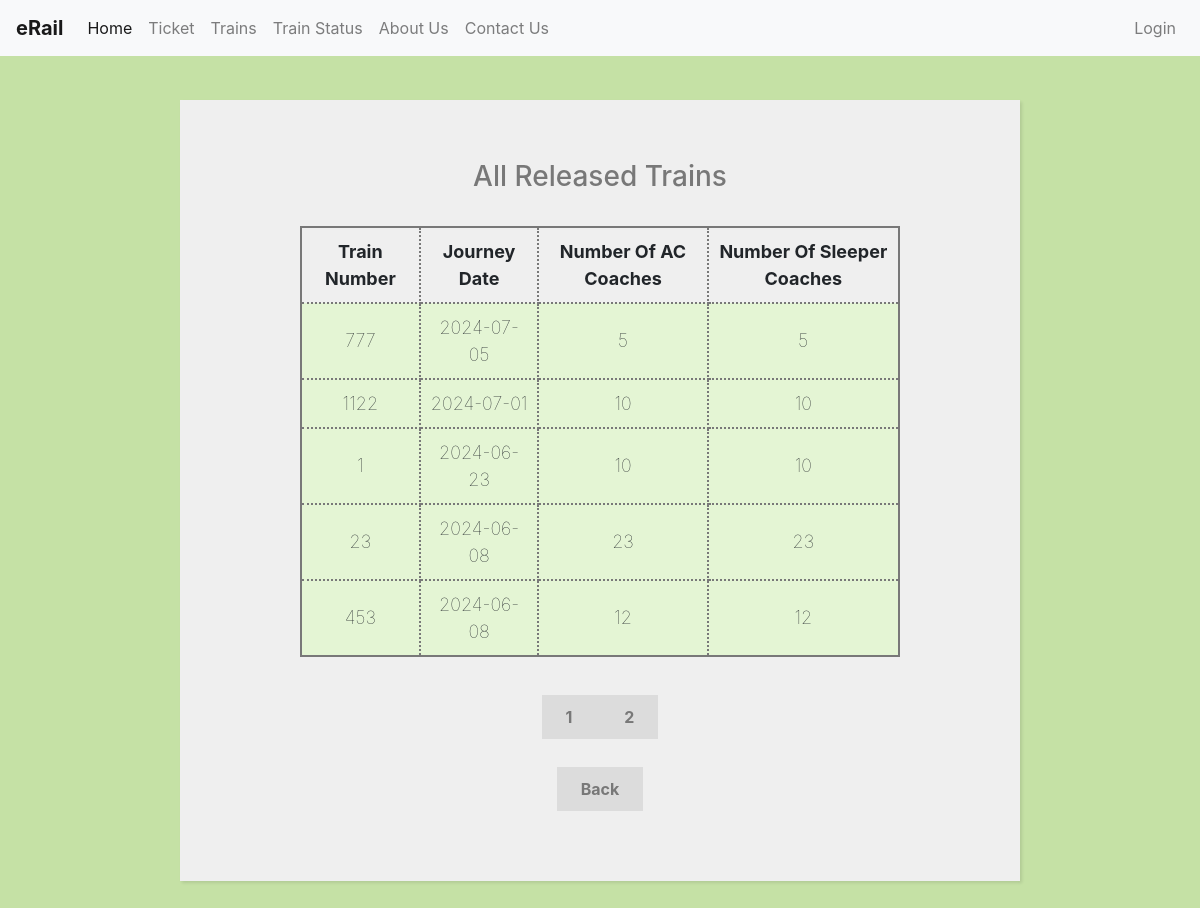
The app's page /view-trains.php with its own data.
### tables this page shows
CREATE TABLE `train` (
  `t_number` int(11) NOT NULL,
  `t_date` date NOT NULL,
  `num_ac` int(11) NOT NULL,
  `num_sleeper` int(11) NOT NULL,
  `released_by` varchar(50) NOT NULL
);

### template/pagination.php (called while the page is built)
<?php
    $results_per_page = 5;
    $result = $conn->query($sql);
    $number_of_result = $result->num_rows;
    $number_of_page = ceil ($number_of_result / $results_per_page);
    if (!isset ($_GET['page']) ) {
        $page = 1;
    } else {
        $page = $_GET['page'];
    }
    $page_first_result = ($page-1) * $results_per_page;
?>

### view-trains.php (the view, shortened to what this page needs)
<?php
    include "include/connection.inc.php";
    $sql = "SELECT * FROM train ORDER BY t_date DESC";
    include "template/pagination.php";
    $sql = "SELECT *FROM train ORDER BY t_date DESC LIMIT " . $page_first_result . ',' . $results_per_page;
    $result = $conn->query($sql);
?>
<!DOCTYPE html>
<html lang="en">
<head>
</head>
<?php
    if(isset($_SESSION['username']))
        include "template/header-name.php";
    else
        include "template/header.php";
?>
<div style="margin-top:100px;">
<form style="width: 70%;">
    <h3 class="heading">All Released Trains</h3> <br>
    <section>
        <table>
            <tr>
                <th>Train Number</th>
                <th>Journey Date</th>
                <th>Number Of AC Coaches</th>
                <th>Number Of Sleeper Coaches </th>
            </tr>
            <?php
                while($rows=$result->fetch_assoc())
                {
             ?>
            <tr>
                <td><?php echo $rows['t_number'];?></td>
                <td><?php echo $rows['t_date'];?></td>
                <td><?php echo $rows['num_ac'];?></td>
                <td><?php echo $rows['num_sleeper'];?></td>
            </tr>
            <?php
                }
             ?>
        </table>
    </section>
    <br><br>
    <?php for($page = 1; $page<= $number_of_page; $page++) {  ?>
    <?php    echo '<a class="register" href = "view-trains.php?page=' . $page . '">' . $page . ' </a>'; ?>
    <?php } ?>
    <br><br><br>
    <a href="user.php" class="register">Back</a>
</form>
</div>
</html>

### css/style.css (style rules this page uses)
body { background: #C5E1A5; }
form { width: 50%; margin: 60px auto; background: #efefef; padding: 60px 120px 80px 120px; text-align: center; -webkit-box-shadow: 2px 2px 3px rgba(0,0,0,0.1); box-shadow: 2px 2px 3px rgba(0,0,0,0.1); }
.register { background: rgb(220,220,220); font-weight: bold; color: rgb(120,120,120); padding: 12px 24px; }
.heading { color: rgb(120,120,120); }

### view-trains.php (style rules this page uses)
table { margin: 0 auto; font-size: large; border: 2px solid rgb(120, 120, 120); }
td { background-color: #E4F5D4; border: 2px solid rgb(120, 120, 120); }
th, td { font-weight: bold; border: 2px dotted rgb(120, 120, 120); padding: 10px; text-align: center; }
td { font-weight: lighter; }

### records on screen
train: t_number "777", t_date "2024-07-05", num_ac "5", num_sleeper "5"
train: t_number "1122", t_date "2024-07-01", num_ac "10", num_sleeper "10"
train: t_number "1", t_date "2024-06-23", num_ac "10", num_sleeper "10"
train: t_number "23", t_date "2024-06-08", num_ac "23", num_sleeper "23"
train: t_number "453", t_date "2024-06-08", num_ac "12", num_sleeper "12"
